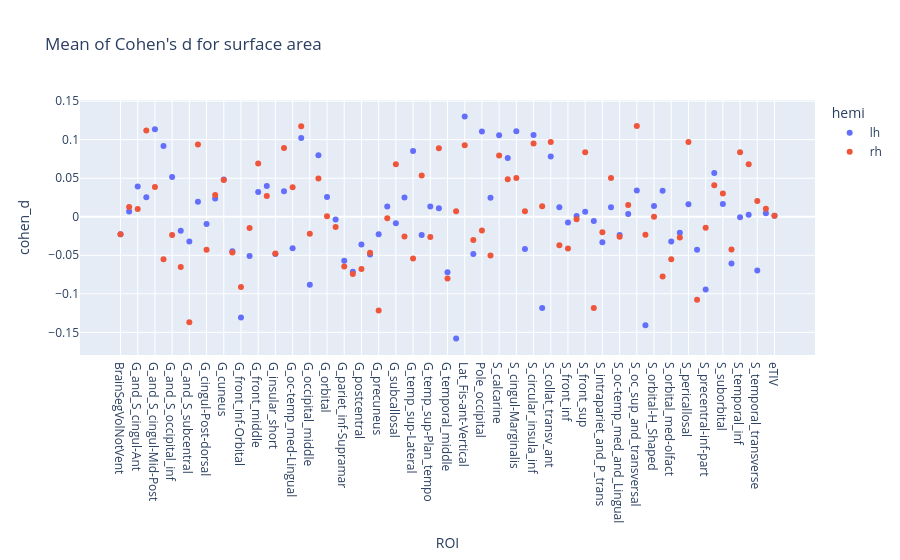

Here is the notebook cell this chart was saved with:
### Code cell
mean_cohen_d = cohen_d_area.groupby(["hemi","ROI"])["cohen_d"].mean().reset_index()
fig = px.scatter(
    mean_cohen_d,
    x="ROI",
    y="cohen_d",
    color="hemi",
    hover_data=["cohen_d"],
    title="Mean of Cohen's d for surface area",
).update_traces(orientation="h")
print_figure(fig, filename="figures/mean_cohen_d_area.png")

### Figure 1 — Plotly figure (JSON) as saved in the notebook; plotly's stock layout.template omitted (floating-point values rounded to 4 significant figures)
{"data": [{"hovertemplate": "hemi=lh<br>ROI=%{x}<br>cohen_d=%{y}<extra></extra>", "legendgroup": "lh", "marker": {"color": "#636efa", "symbol": "circle"}, "mode": "markers", "name": "lh", "orientation": "h", "showlegend": true, "type": "scatter", "x": ["BrainSegVolNotVent", "G_Ins_lg_and_S_cent_ins", "G_and_S_cingul-Ant", "G_and_S_cingul-Mid-Ant", "G_and_S_cingul-Mid-Post", "G_and_S_frontomargin", "G_and_S_occipital_inf", "G_and_S_paracentral", "G_and_S_subcentral", "G_and_S_transv_frontopol", "G_cingul-Post-dorsal", "G_cingul-Post-ventral", "G_cuneus", "G_front_inf-Opercular", "G_front_inf-Orbital", "G_front_inf-Triangul", "G_front_middle", "G_front_sup", "G_insular_short", "G_oc-temp_lat-fusifor", "G_oc-temp_med-Lingual", "G_oc-temp_med-Parahip", "G_occipital_middle", "G_occipital_sup", "G_orbital", "G_pariet_inf-Angular", "G_pariet_inf-Supramar", "G_parietal_sup", "G_postcentral", "G_precentral", "G_precuneus", "G_rectus", "G_subcallosal", "G_temp_sup-G_T_transv", "G_temp_sup-Lateral", "G_temp_sup-Plan_polar", "G_temp_sup-Plan_tempo", "G_temporal_inf", "G_temporal_middle", "Lat_Fis-ant-Horizont", "Lat_Fis-ant-Vertical", "Lat_Fis-post", "Pole_occipital", "Pole_temporal", "S_calcarine", "S_central", "S_cingul-Marginalis", "S_circular_insula_ant", "S_circular_insula_inf", "S_circular_insula_sup", "S_collat_transv_ant", "S_collat_transv_post", "S_front_inf", "S_front_middle", "S_front_sup", "S_interm_prim-Jensen", "S_intrapariet_and_P_trans", "S_oc-temp_lat", "S_oc-temp_med_and_Lingual", "S_oc_middle_and_Lunatus", "S_oc_sup_and_transversal", "S_occipital_ant", "S_orbital-H_Shaped", "S_orbital_lateral", "S_orbital_med-olfact", "S_parieto_occipital", "S_pericallosal", "S_postcentral", "S_precentral-inf-part", "S_precentral-sup-part", "S_suborbital", "S_subparietal", "S_temporal_inf", "S_temporal_sup", "S_temporal_transverse", "WhiteSurfArea", "eTIV"], "xaxis": "x", "y": [-0.02271, 0.006896, 0.03908, 0.02527, 0.1134, 0.09193, 0.05156, -0.01804, -0.03201, 0.01956, -0.009427, 0.02376, 0.04834, -0.04484, -0.1306, -0.05085, 0.03211, 0.03981, -0.0485, 0.03296, -0.04087, 0.1023, -0.08831, 0.07984, 0.02545, -0.003477, -0.05711, -0.07135, -0.036, -0.04911, -0.02264, 0.01314, -0.008357, 0.02483, 0.0854, -0.02367, 0.01338, 0.01085, -0.0719, -0.158, 0.1301, -0.04848, 0.1105, 0.02477, 0.1058, 0.07625, 0.1109, -0.04194, 0.106, -0.1185, 0.07803, 0.01238, -0.007559, 0.0008666, 0.006514, -0.005449, -0.03301, 0.01238, -0.02383, 0.003468, 0.03416, -0.1408, 0.01407, 0.03369, -0.032, -0.02076, 0.01608, -0.04295, -0.09433, 0.05676, 0.01662, -0.06061, -0.0005594, 0.002494, -0.06969, 0.004554, 0.001421], "yaxis": "y"}, {"hovertemplate": "hemi=rh<br>ROI=%{x}<br>cohen_d=%{y}<extra></extra>", "legendgroup": "rh", "marker": {"color": "#EF553B", "symbol": "circle"}, "mode": "markers", "name": "rh", "orientation": "h", "showlegend": true, "type": "scatter", "x": ["BrainSegVolNotVent", "G_Ins_lg_and_S_cent_ins", "G_and_S_cingul-Ant", "G_and_S_cingul-Mid-Ant", "G_and_S_cingul-Mid-Post", "G_and_S_frontomargin", "G_and_S_occipital_inf", "G_and_S_paracentral", "G_and_S_subcentral", "G_and_S_transv_frontopol", "G_cingul-Post-dorsal", "G_cingul-Post-ventral", "G_cuneus", "G_front_inf-Opercular", "G_front_inf-Orbital", "G_front_inf-Triangul", "G_front_middle", "G_front_sup", "G_insular_short", "G_oc-temp_lat-fusifor", "G_oc-temp_med-Lingual", "G_oc-temp_med-Parahip", "G_occipital_middle", "G_occipital_sup", "G_orbital", "G_pariet_inf-Angular", "G_pariet_inf-Supramar", "G_parietal_sup", "G_postcentral", "G_precentral", "G_precuneus", "G_rectus", "G_subcallosal", "G_temp_sup-G_T_transv", "G_temp_sup-Lateral", "G_temp_sup-Plan_polar", "G_temp_sup-Plan_tempo", "G_temporal_inf", "G_temporal_middle", "Lat_Fis-ant-Horizont", "Lat_Fis-ant-Vertical", "Lat_Fis-post", "Pole_occipital", "Pole_temporal", "S_calcarine", "S_central", "S_cingul-Marginalis", "S_circular_insula_ant", "S_circular_insula_inf", "S_circular_insula_sup", "S_collat_transv_ant", "S_collat_transv_post", "S_front_inf", "S_front_middle", "S_front_sup", "S_interm_prim-Jensen", "S_intrapariet_and_P_trans", "S_oc-temp_lat", "S_oc-temp_med_and_Lingual", "S_oc_middle_and_Lunatus", "S_oc_sup_and_transversal", "S_occipital_ant", "S_orbital-H_Shaped", "S_orbital_lateral", "S_orbital_med-olfact", "S_parieto_occipital", "S_pericallosal", "S_postcentral", "S_precentral-inf-part", "S_precentral-sup-part", "S_suborbital", "S_subparietal", "S_temporal_inf", "S_temporal_sup", "S_temporal_transverse", "WhiteSurfArea", "eTIV"], "xaxis": "x", "y": [-0.02271, 0.01249, 0.009918, 0.1118, 0.03842, -0.05527, -0.02374, -0.0651, -0.137, 0.09364, -0.04271, 0.02827, 0.04757, -0.04635, -0.09129, -0.01459, 0.06914, 0.02688, -0.04769, 0.08927, 0.03811, 0.1173, -0.02206, 0.04955, 0.0006766, -0.01322, -0.06451, -0.0744, -0.06787, -0.04662, -0.1216, -0.001916, 0.06796, -0.02573, -0.05425, 0.05346, -0.02617, 0.08894, -0.0801, 0.00711, 0.09285, -0.03031, -0.01797, -0.05041, 0.07939, 0.04874, 0.05033, 0.006998, 0.09495, 0.01367, 0.09703, -0.03709, -0.04122, -0.003404, 0.08362, -0.1183, -0.01997, 0.05031, -0.02594, 0.01523, 0.1176, -0.02332, 1.4e-05, -0.07743, -0.05514, -0.02689, 0.09689, -0.1077, -0.01415, 0.04074, 0.03024, -0.04264, 0.08377, 0.06809, 0.02044, 0.01041, 0.001421], "yaxis": "y"}], "layout": {"legend": {"title": {"text": "hemi"}, "tracegroupgap": 0}, "title": {"text": "Mean of Cohen's d for surface area"}, "xaxis": {"anchor": "y", "domain": [0, 1], "title": {"text": "ROI"}}, "yaxis": {"anchor": "x", "domain": [0, 1], "title": {"text": "cohen_d"}}}}
